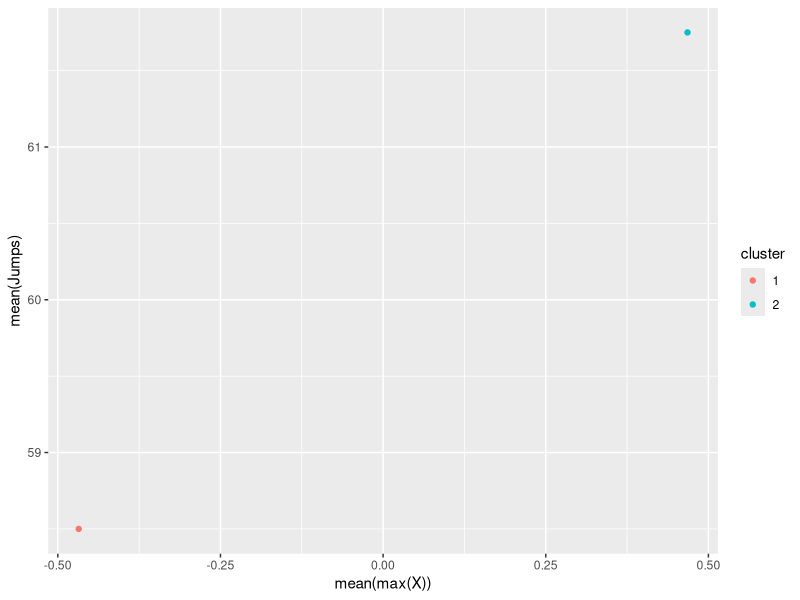
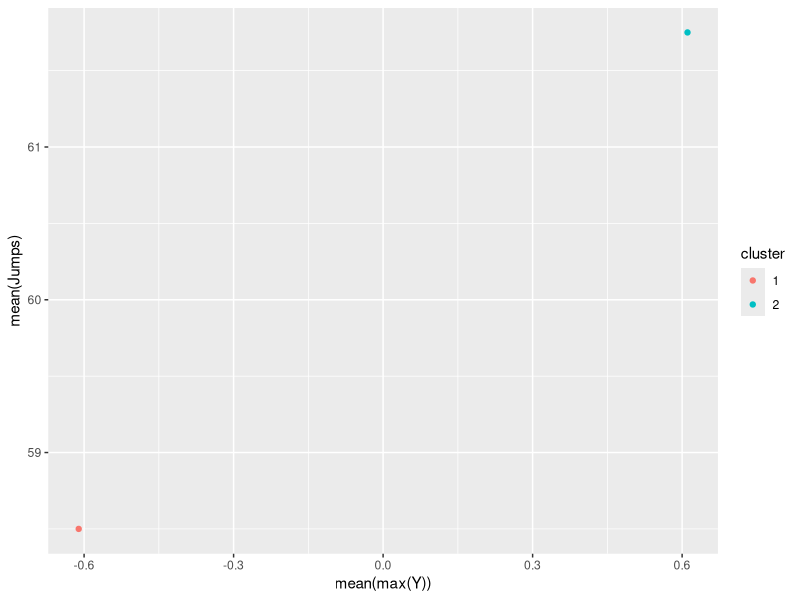
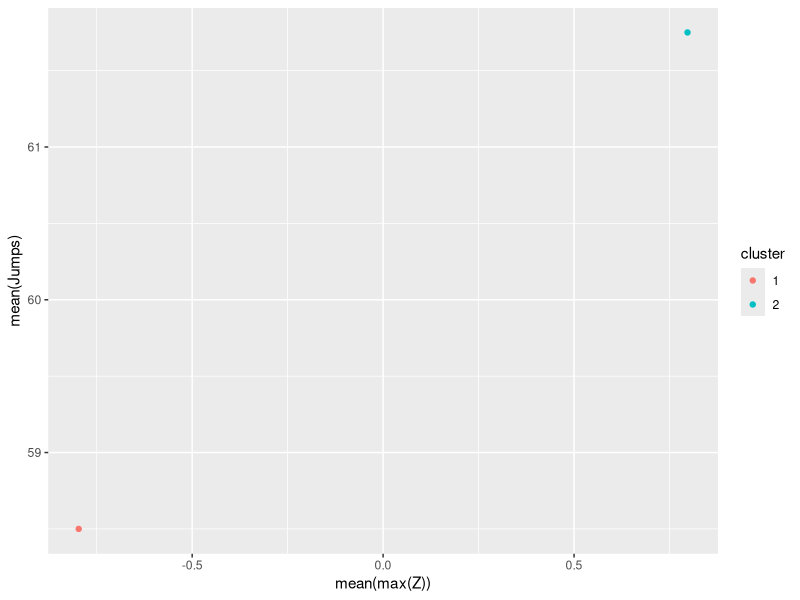
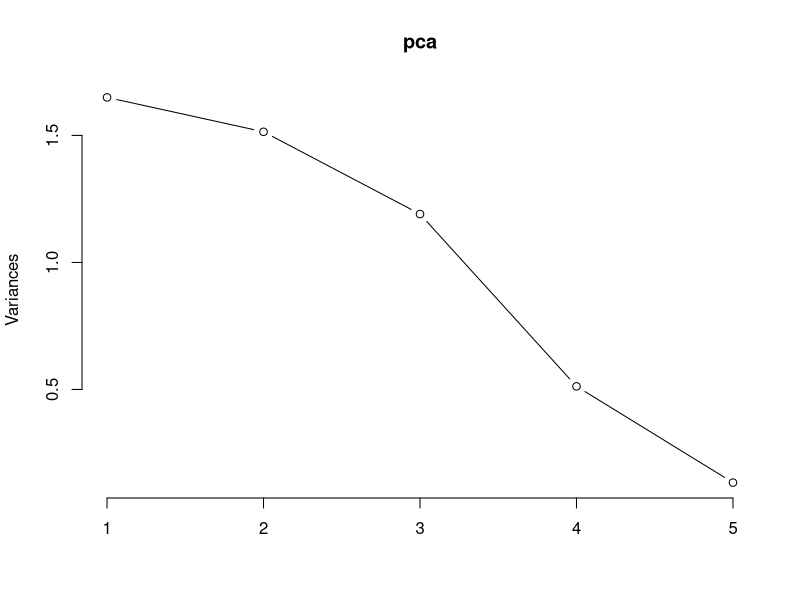
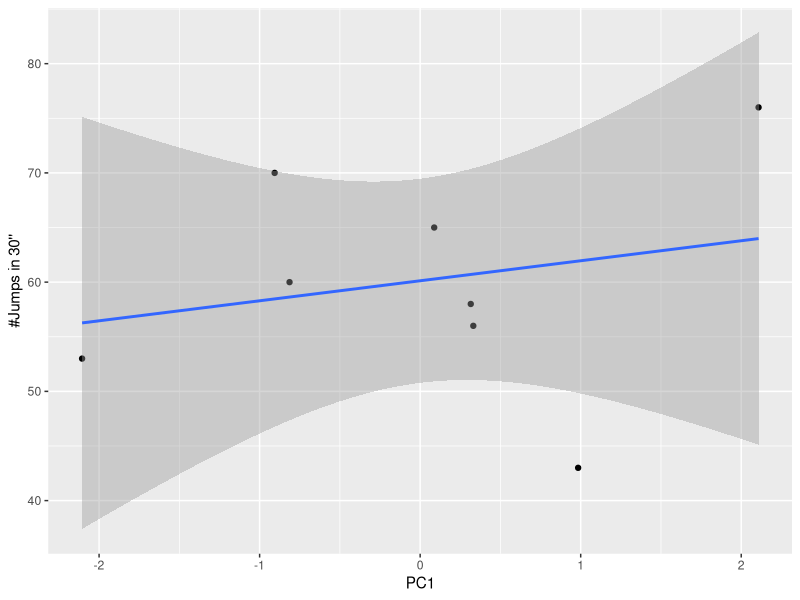
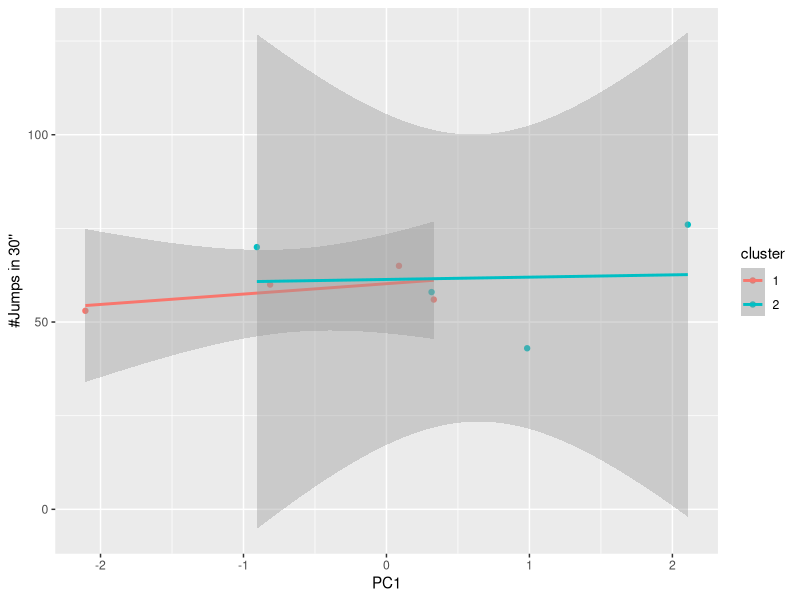

These charts were generated, in order, by the following R code:
## ---- chunk 1

library(dplyr)
library(tidyr)
library(ggplot2)

DF <- read.csv("jump_datagroup.csv")
DF1 <- select(DF, 4:6)
DF2 <- data.frame(scale(DF1))

fit <- kmeans(DF2, 2)
DF3 <- data.frame(DF2, fit$cluster)
DF3$cluster <- as.factor(fit$cluster)
DF3 <- DF3 %>% select(-fit.cluster)
DF3$jumps <- DF$jumps

DF4 <- DF3 %>% group_by(cluster) %>% summarise(avgX = mean(X_value), avgY = mean(Y_value), avgZ = mean(Z_value), avgJ=mean(jumps))

ggplot(DF4, aes(avgX, avgJ, colour = cluster)) + geom_point() + xlab("mean(max(X))") + ylab("mean(Jumps)")
ggplot(DF4, aes(avgY, avgJ, colour = cluster)) + geom_point() + xlab("mean(max(Y))") + ylab("mean(Jumps)")
ggplot(DF4, aes(avgZ, avgJ, colour = cluster)) + geom_point() + xlab("mean(max(Z))") + ylab("mean(Jumps)")


#cluster1 counted more jumps. the difference is minimal though. 




## ---- chunk 2

DFF <- select(DF, -c(1:6))

pca <- prcomp(DFF, scale. = TRUE)
summary(pca)

plot(pca, type = "lines") 
pca$rotation 
pca$x

# Inspect loadings 
DFF2 <- as.data.frame(pca$rotation)

    # PC1: -Q1, -Q4, -Q5, +Q3. It is hard to predict. >PC1, >Jumps?
    # Q1	I consider myself a great jumper
    # Q2	How often do you exercise?
    # Q3	Did you feel tired after jumping for 30 seconds?
    # Q4	Do you have any health condition that makes jumping difficult?
    # Q5	I consider exercising a joyful activity


#PLOT
jumpPC <- as.data.frame(pca$x)
jumpPC$jump <- DF$jumps
ggplot(jumpPC, aes(PC1, jump)) + geom_point() + xlab("PC1") + ylab("#Jumps in 30''") + geom_smooth(method='lm',formula=y~x)




## ---- chunk 3
# Graph #jumps/PC1 by cluster
jumpPC$cluster <- as.factor(DF3$cluster)

ggplot(jumpPC, aes(PC1, jump, color=cluster)) + geom_point() + xlab("PC1") + ylab("#Jumps in 30''") + geom_smooth(method='lm',formula=y~x)

